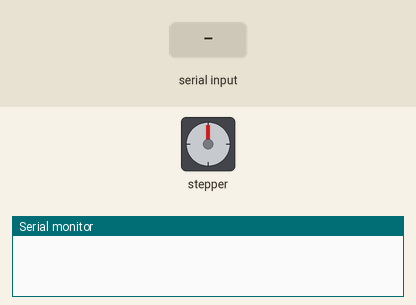
Bench run of a sketch on a simulated Arduino Uno, built with avr-gcc and run on an emulated ATmega328P. Parts: stepper motor, the last lines printed to the serial monitor. The inputs (shaded band) are chosen by the test bench. Stepper angles assume 200 steps per turn.

Above: at 1.2 s.
1.3 s: "r" received over Serial
At 3.36 s:
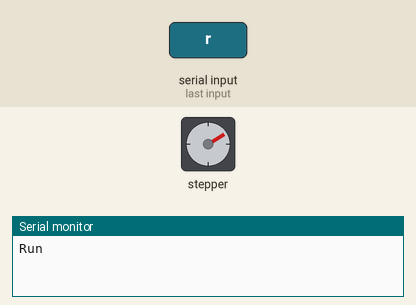
Timing chart, 0 to 4.9 s (numbered marks = the images above; inputs shaded):
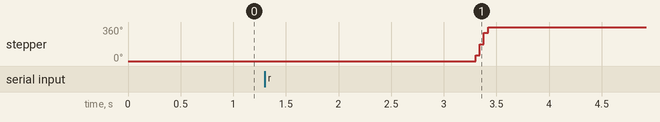

Measured:
- after the input at 1.3 s, stepper: turns 360° clockwise in 0.12 s, starting after 2.0 s

The sketch:

InfiniteStepperSpin.ino
```cpp
#include <Stepper.h>
#define STEPS 200
#include <ctype.h>

// Define stepper motor connections and motor interface type. Motor interface type must be set to 1 when using a driver

Stepper stepper(STEPS, 3, 4); // Pin 2 connected to DIRECTION & Pin 3 connected to STEP Pin of Driver
// activator = pin 11

void setup() {
  Serial.begin(9600);
  stepper.setSpeed(500); // max 1000
}


void loop() {

  if (Serial.available() > 0) {

    // Step 1: read the incoming message:
    char received = Serial.read();

    switch(received){
      case 'r':
        Serial.println("Run");
        delay(2000);
        stepper.step(200);
        break;
    }
  }
}
```
